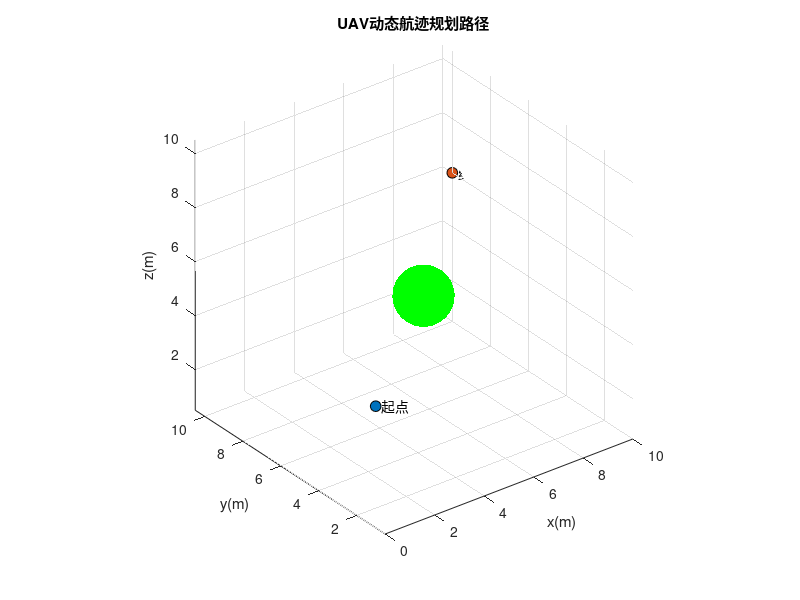

The MATLAB script that drew this image: (Note: this script raises an error after producing the figure.)
% IFDS算法实现
%% 初始参数设置
V0 = 1; 
threshold = 0.2;
stepSize = 0.1;
%% demo1:静态单球形障碍
start = [0,1,5];
goal = [10,10,6];
obsCenter = [5,5,5.5];
obsR = 1;
row0 = 1;
% 绘制环境
scatter3(start(1),start(2),start(3),60,"cyan",'filled','o','MarkerEdgeColor','k');hold on
scatter3(goal(1),goal(2),goal(3),60,"magenta",'filled',"o",'MarkerEdgeColor','k')
text(start(1),start(2),start(3),'  起点');
text(goal(1),goal(2),goal(3),'  终点');
drawSphere(obsCenter,obsR);
xlabel('x(m)'); ylabel('y(m)'); zlabel('z(m)');
title('UAV动态航迹规划路径'); axis equal;
% 开始
pos = start;
path = pos;
while distanceCost(pos, goal) > threshold
    u = initField(pos, V0, goal);
    n = partialDerivativeSphere(obsCenter, pos, obsR);
    tempD = distanceCost(pos, obsCenter) - obsR; % 到障碍物表面距离
    row = row0 * exp(1-1/(distanceCost(pos, goal)*tempD));
    T = calculateT(obsCenter, pos, obsR);
    M = eye(3) - n * n' / T^(1/row) / (n'*n);
    ubar = (M * u)';
    nextPos = pos + ubar * stepSize;
    path = [path;nextPos];
    pos = nextPos;
end
path = [path;goal];
plot3(path(:,1), path(:,2), path(:,3),'LineWidth',2,'color','b'); hold on;

%% 函数
% 欧式距离求解函数
function h=distanceCost(a,b)
h = sqrt(sum((a-b).^2, 2));
end
% 初始流场求解函数
function u = initField(pos, C, goal)
u = -[(pos(1)-goal(1)), (pos(2)-goal(2)), (pos(3)-goal(3))]' * C / distanceCost(pos, goal);
end
% 球绘制函数
function bar = drawSphere(pos, r)
[x,y,z] = sphere(60);
bar = surfc(r*x+pos(1), r*y+pos(2), r*z+pos(3));
hold on;
end
% 球障碍物方程偏导计算函数
function pd = partialDerivativeSphere(obs, pos, r)
pd = [pos(1)-obs(1), pos(2)-obs(2), pos(3)-obs(3)]'*2/r^2;
end
% 球障碍物计算T值
function T = calculateT(obs, pos, r)
T = ((pos(1)-obs(1))^2+(pos(2)-obs(2))^2+(pos(3)-obs(3))^2)/r^2;
end
